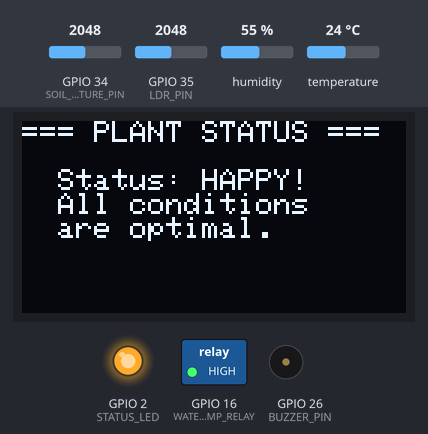
Recording of a program running on a simulated ESP32. Parts: 128×64 one-colour display, switched loads named in the program (green lamp = pin HIGH), output pins drawn as LEDs (lit = HIGH), buzzer (waves = sounding). The test bench sets the inputs (shaded band); at power-on: temperature 24 °C, GPIO 34 (SOIL_MOISTURE_PIN) = 2048, GPIO 35 (LDR_PIN) = 2048, humidity 55 %. WiFi joins after 1.5 s; servers stay silent unless stated; web services answer with replies made up by the test bench; what the program prints to the serial monitor is not drawn.

Above: at 3.7 s.
3.8 s: temperature set to 34.3 °C
At 9.7 s:
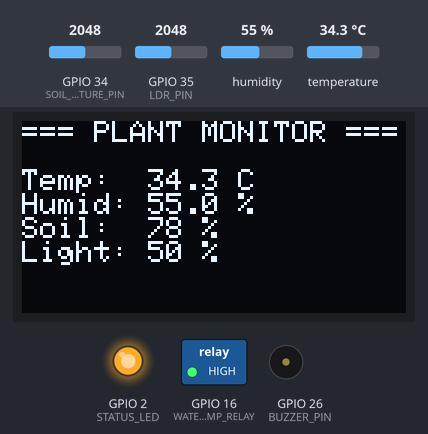
10.5 s: temperature set to 35.9 °C
At 13.7 s:
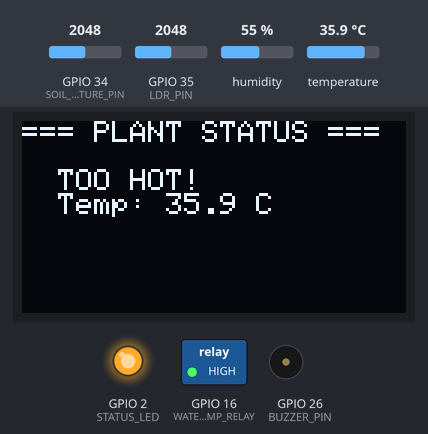
14.2 s: GPIO 34 (SOIL_MOISTURE_PIN) set to 1932
18.2 s: GPIO 34 (SOIL_MOISTURE_PIN) set to 1802
At 22.6 s:
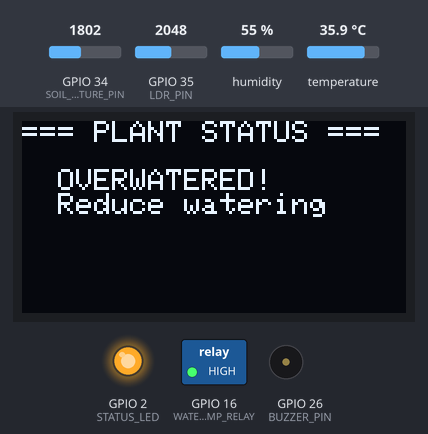
25.1 s: GPIO 34 (SOIL_MOISTURE_PIN) set to 2866
At 31.4 s:
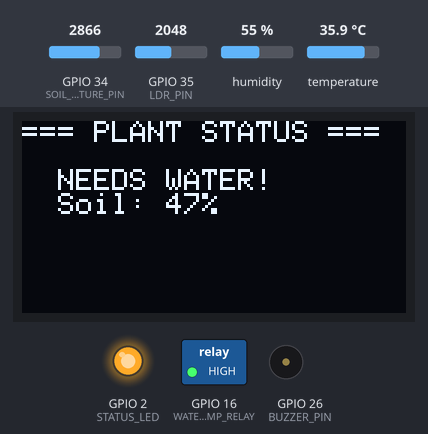
32.0 s: GPIO 34 (SOIL_MOISTURE_PIN) set to 3972
At 33.16 s:
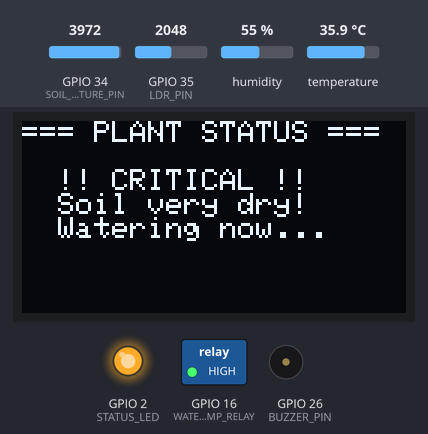
Timing chart, 0 to 35.7 s (numbered marks = the images above; inputs shaded):
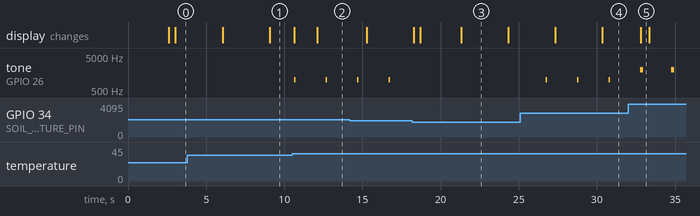

Measured:
- the behaviour switches between 35 and 35.1 °C on temperature (found by bisection; images 1 and 2)
- the behaviour switches between 1864 and 1863 on GPIO 34 (SOIL_MOISTURE_PIN) (found by bisection; images 2 and 3)
- after the input at 10.5 s, tone on GPIO 26 (BUZZER_PIN): alternates 1000 Hz for 0.10 s and silent for 1.9 s, starting after 0.13 s; the display: first changes after 0.15 s (image 2 shows a later state)
- after the input at 18.2 s, tone on GPIO 26 (BUZZER_PIN): stops changing and stays silent
- after the input at 25.1 s, tone on GPIO 26 (BUZZER_PIN): alternates 1000 Hz for 0.10 s and silent for 1.9 s, starting after 1.6 s
- after the input at 32.0 s, the display: changes after 0.79 s (image 5)
- what the display in image 3 shows lasts 3.0 s, from 21.3 s to 24.3 s

The program:

main.cpp
```cpp
/*=============================================================================
 * IoT Indoor Plant Environment Monitor
 * Author: Daggolu Hari Krishna
 * Platform: ESP32 (Arduino Framework)
 *
 * Monitors indoor plant health using multiple environmental sensors.
 * Sends data to ThingSpeak cloud for dashboard visualization.
 * Provides local alerts for critical conditions.
 *
 * Components:
 *  - ESP32 DevKit
 *  - Soil Moisture Sensor (Capacitive)
 *  - DHT22 Temperature & Humidity Sensor
 *  - LDR Light Sensor
 *  - Water Pump Relay (auto-watering)
 *  - OLED Display (SSD1306 128x64)
 *  - Buzzer for alerts
 *=============================================================================*/

#include <WiFi.h>
#include <HTTPClient.h>
#include <DHT.h>
#include <Wire.h>
#include <Adafruit_GFX.h>
#include <Adafruit_SSD1306.h>
#include <ArduinoJson.h>

// ==================== Configuration ====================
const char* WIFI_SSID     = "YOUR_WIFI_SSID";
const char* WIFI_PASSWORD = "YOUR_WIFI_PASSWORD";

// ThingSpeak Configuration
const char* THINGSPEAK_API_KEY = "YOUR_WRITE_API_KEY";
const char* THINGSPEAK_URL     = "http://api.thingspeak.com/update";
const long  CLOUD_INTERVAL     = 15000; // 15 seconds (ThingSpeak free tier limit)

// ==================== Pin Definitions ====================
#define DHT_PIN           4
#define DHT_TYPE          DHT22
#define SOIL_MOISTURE_PIN 34   // ADC pin (capacitive sensor)
#define LDR_PIN           35   // ADC pin
#define WATER_PUMP_RELAY  16   // Relay for water pump
#define BUZZER_PIN        26
#define STATUS_LED        2

// OLED Display
#define SCREEN_WIDTH  128
#define SCREEN_HEIGHT 64
#define OLED_RESET    -1
#define OLED_ADDR     0x3C

// ==================== Thresholds ====================
#define SOIL_DRY       70    // Below this % = dry
#define SOIL_CRITICAL  30    // Below this % = critical
#define SOIL_WET       85    // Above this % = too wet
#define TEMP_HIGH      35.0  // Too hot for most plants
#define TEMP_LOW       10.0  // Too cold
#define HUMIDITY_LOW   30.0  // Too dry air
#define LIGHT_LOW      20    // Too dark (%)
#define LIGHT_HIGH     90    // Too bright (%)

// Auto-watering
#define WATERING_DURATION  5000   // 5 seconds pump ON
#define WATERING_COOLDOWN  300000 // 5 min between watering

// ==================== Objects ====================
DHT dht(DHT_PIN, DHT_TYPE);
Adafruit_SSD1306 display(SCREEN_WIDTH, SCREEN_HEIGHT, &Wire, OLED_RESET);

// ==================== Global Variables ====================
float temperature     = 0.0;
float humidity        = 0.0;
int   soilMoistureRaw = 0;
float soilMoisturePct = 0.0;
int   lightRaw        = 0;
float lightPct        = 0.0;

unsigned long lastSensorRead  = 0;
unsigned long lastCloudPush   = 0;
unsigned long lastWatering    = 0;
bool waterPumpActive          = false;
unsigned long pumpStartTime   = 0;

const long SENSOR_INTERVAL = 2000;

// Plant health status
enum PlantStatus {
    PLANT_HAPPY,
    PLANT_NEEDS_WATER,
    PLANT_CRITICAL,
    PLANT_OVERWATERED,
    PLANT_TOO_HOT,
    PLANT_TOO_COLD
};
PlantStatus plantStatus = PLANT_HAPPY;

// Display page cycling
int displayPage = 0;
unsigned long lastPageChange = 0;
const long PAGE_INTERVAL = 3000;

// ==================== Setup ====================
void setup() {
    Serial.begin(115200);
    Serial.println(F("\n========================================"));
    Serial.println(F("  Indoor Plant Environment Monitor"));
    Serial.println(F("  Author: Daggolu Hari Krishna"));
    Serial.println(F("========================================\n"));

    // Pin setup
    pinMode(WATER_PUMP_RELAY, OUTPUT);
    pinMode(BUZZER_PIN, OUTPUT);
    pinMode(STATUS_LED, OUTPUT);
    digitalWrite(WATER_PUMP_RELAY, HIGH); // Pump OFF (active LOW)

    // Sensor init
    dht.begin();

    // OLED init
    if (!display.begin(SSD1306_SWITCHCAPVCC, OLED_ADDR)) {
        Serial.println(F("[ERR] OLED init failed!"));
    }
    display.clearDisplay();
    display.setTextColor(SSD1306_WHITE);

    // Splash screen
    display.setTextSize(1);
    display.setCursor(10, 10);
    display.println(F("Plant Monitor"));
    display.setCursor(10, 30);
    display.println(F("Hari Krishna"));
    display.setCursor(10, 50);
    display.println(F("Initializing..."));
    display.display();

    // WiFi
    setupWiFi();
    delay(1000);

    Serial.println(F("[OK] System initialized!"));
}

// ==================== Main Loop ====================
void loop() {
    unsigned long now = millis();

    // Read sensors
    if (now - lastSensorRead >= SENSOR_INTERVAL) {
        readSensors();
        evaluatePlantHealth();
        handleAutoWatering();
        handleAlerts();
        lastSensorRead = now;
    }

    // Update display (cycle pages)
    if (now - lastPageChange >= PAGE_INTERVAL) {
        displayPage = (displayPage + 1) % 3;
        lastPageChange = now;
    }
    updateDisplay();

    // Push to cloud
    if (now - lastCloudPush >= CLOUD_INTERVAL) {
        pushToThingSpeak();
        lastCloudPush = now;
    }

    // Handle pump duration
    if (waterPumpActive && (now - pumpStartTime >= WATERING_DURATION)) {
        stopWatering();
    }

    // WiFi reconnect
    if (WiFi.status() != WL_CONNECTED) {
        setupWiFi();
    }
}

// ==================== WiFi ====================
void setupWiFi() {
    Serial.print(F("[WiFi] Connecting..."));
    WiFi.begin(WIFI_SSID, WIFI_PASSWORD);
    int attempts = 0;
    while (WiFi.status() != WL_CONNECTED && attempts < 20) {
        delay(500);
        Serial.print(".");
        attempts++;
    }
    if (WiFi.status() == WL_CONNECTED) {
        Serial.println(F(" Connected!"));
        Serial.println("[WiFi] IP: " + WiFi.localIP().toString());
        digitalWrite(STATUS_LED, HIGH);
    } else {
        Serial.println(F(" Failed!"));
    }
}

// ==================== Sensor Reading ====================
void readSensors() {
    // DHT22
    temperature = dht.readTemperature();
    humidity = dht.readHumidity();
    if (isnan(temperature)) temperature = 0;
    if (isnan(humidity)) humidity = 0;

    // Soil moisture (capacitive: higher value = drier)
    soilMoistureRaw = analogRead(SOIL_MOISTURE_PIN);
    // Map: 4095 (dry/air) → 0%, 1500 (water) → 100%
    soilMoisturePct = map(soilMoistureRaw, 4095, 1500, 0, 100);
    soilMoisturePct = constrain(soilMoisturePct, 0, 100);

    // Light sensor
    lightRaw = analogRead(LDR_PIN);
    lightPct = map(lightRaw, 0, 4095, 0, 100);
    lightPct = constrain(lightPct, 0, 100);

    // Serial log
    Serial.printf("[SENSOR] Temp=%.1f°C | Hum=%.1f%% | Soil=%d%% | Light=%d%%\n",
                  temperature, humidity, (int)soilMoisturePct, (int)lightPct);
}

// ==================== Plant Health ====================
void evaluatePlantHealth() {
    if (soilMoisturePct < SOIL_CRITICAL) {
        plantStatus = PLANT_CRITICAL;
    } else if (soilMoisturePct > SOIL_WET) {
        plantStatus = PLANT_OVERWATERED;
    } else if (soilMoisturePct < SOIL_DRY) {
        plantStatus = PLANT_NEEDS_WATER;
    } else if (temperature > TEMP_HIGH) {
        plantStatus = PLANT_TOO_HOT;
    } else if (temperature < TEMP_LOW) {
        plantStatus = PLANT_TOO_COLD;
    } else {
        plantStatus = PLANT_HAPPY;
    }
}

// ==================== Auto Watering ====================
void handleAutoWatering() {
    unsigned long now = millis();

    if (soilMoisturePct < SOIL_DRY &&
        !waterPumpActive &&
        (now - lastWatering >= WATERING_COOLDOWN)) {

        startWatering();
    }
}

void startWatering() {
    Serial.println(F("[PUMP] Starting auto-watering..."));
    digitalWrite(WATER_PUMP_RELAY, LOW); // Active LOW
    waterPumpActive = true;
    pumpStartTime = millis();
}

void stopWatering() {
    Serial.println(F("[PUMP] Watering complete."));
    digitalWrite(WATER_PUMP_RELAY, HIGH);
    waterPumpActive = false;
    lastWatering = millis();
}

// ==================== Alerts ====================
void handleAlerts() {
    switch (plantStatus) {
        case PLANT_CRITICAL:
            tone(BUZZER_PIN, 2000, 200);
            break;
        case PLANT_NEEDS_WATER:
        case PLANT_TOO_HOT:
        case PLANT_TOO_COLD:
            tone(BUZZER_PIN, 1000, 100);
            break;
        default:
            noTone(BUZZER_PIN);
            break;
    }
}

// ==================== OLED Display ====================
void updateDisplay() {
    display.clearDisplay();
    display.setTextSize(1);

    switch (displayPage) {
        case 0: // Overview
            display.setCursor(0, 0);
            display.println(F("=== PLANT MONITOR ==="));
            display.println();
            display.printf("Temp:  %.1f C\n", temperature);
            display.printf("Humid: %.1f %%\n", humidity);
            display.printf("Soil:  %d %%\n", (int)soilMoisturePct);
            display.printf("Light: %d %%\n", (int)lightPct);
            break;

        case 1: // Plant status
            display.setCursor(0, 0);
            display.println(F("=== PLANT STATUS ==="));
            display.println();
            display.setTextSize(1);
            switch (plantStatus) {
                case PLANT_HAPPY:
                    display.println(F("  Status: HAPPY!"));
                    display.println(F("  All conditions"));
                    display.println(F("  are optimal."));
                    break;
                case PLANT_NEEDS_WATER:
                    display.println(F("  NEEDS WATER!"));
                    display.printf("  Soil: %d%%\n", (int)soilMoisturePct);
                    break;
                case PLANT_CRITICAL:
                    display.println(F("  !! CRITICAL !!"));
                    display.println(F("  Soil very dry!"));
                    display.println(F("  Watering now..."));
                    break;
                case PLANT_OVERWATERED:
                    display.println(F("  OVERWATERED!"));
                    display.println(F("  Reduce watering"));
                    break;
                case PLANT_TOO_HOT:
                    display.println(F("  TOO HOT!"));
                    display.printf("  Temp: %.1f C\n", temperature);
                    break;
                case PLANT_TOO_COLD:
                    display.println(F("  TOO COLD!"));
                    display.printf("  Temp: %.1f C\n", temperature);
                    break;
            }
            break;

        case 2: // Network info
            display.setCursor(0, 0);
            display.println(F("=== NETWORK INFO ==="));
            display.println();
            if (WiFi.status() == WL_CONNECTED) {
                display.println(F("WiFi: Connected"));
                display.print(F("IP: "));
                display.println(WiFi.localIP());
                display.println(F("Cloud: ThingSpeak"));
                display.println(F("Status: Sending"));
            } else {
                display.println(F("WiFi: Disconnected"));
                display.println(F("Reconnecting..."));
            }
            break;
    }

    // Pump indicator
    if (waterPumpActive) {
        display.setCursor(90, 56);
        display.print(F("[PUMP]"));
    }

    display.display();
}

// ==================== ThingSpeak ====================
void pushToThingSpeak() {
    if (WiFi.status() != WL_CONNECTED) return;

    HTTPClient http;
    String url = String(THINGSPEAK_URL) +
                 "?api_key=" + THINGSPEAK_API_KEY +
                 "&field1=" + String(temperature, 1) +
                 "&field2=" + String(humidity, 1) +
                 "&field3=" + String((int)soilMoisturePct) +
                 "&field4=" + String((int)lightPct) +
                 "&field5=" + String(waterPumpActive ? 1 : 0);

    http.begin(url);
    int httpCode = http.GET();

    if (httpCode > 0) {
        Serial.printf("[CLOUD] ThingSpeak update: %d\n", httpCode);
    } else {
        Serial.printf("[CLOUD] Error: %s\n", http.errorToString(httpCode).c_str());
    }
    http.end();
}
```
